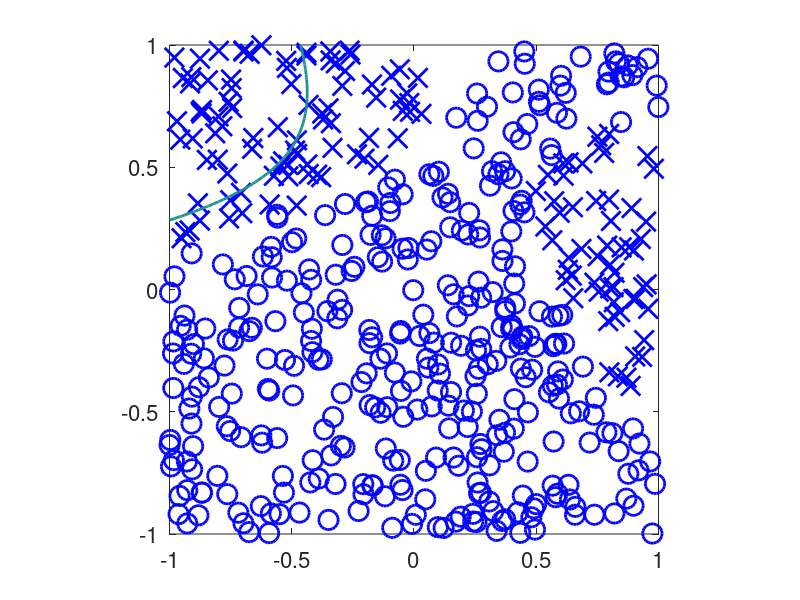

Reproduce this figure in MATLAB. (Note: this script raises an error after producing the figure.)
%%%%%%%%%%%%%%%%%%%%%%%%%%%%%%%%%%%%%%%%%%%%%%%%%%%%%%%%%%%%%%%%%%%%%%%%
function perceptron_nonlinear_classification_example
%% A nonlinear perceptron classification example
%% Eli Tziperman, APM120, 202003
%%%%%%%%%%%%%%%%%%%%%%%%%%%%%%%%%%%%%%%%%%%%%%%%%%%%%%%%%%%%%%%%%%%%%%%%

set(0,'defaulttextfontsize',16); set(0,'defaultaxesfontsize',16);
% initialize for plotting purposes:
hl_previous.MarkerSize=0; 

%%------------------------------------------------------------------------
%% Parameters:
%%------------------------------------------------------------------------
% number of data points
N=500;
% number of epochs (passes over all data points)
Nepochs=20;
% my very own fancy adjustable step:
do_adjustable_step=1;
% pause after each iteration to look carefully at what's going on:
do_pause=0;
% base rate of adjustment of perceptron coefficients:
eta0=0.01;

%% true solution for creating training data:
% perceptron equation is something like
% w1*x+w2*y+w3*x^2+w4*y^2+w5*x*y+w6=0, 
% or as specified in the function below.
w_true=[-1,-3,-1,2,3,1]';
%% normalize inputs for ease of comparison to final solution:
norm1=norm([w_true]);
w_true=w_true/norm1;
fprintf(1,'true value: w_true='); disp(w_true')
%%------------------------------------------------------------------------
rng default; % For reproducibility
XX = (rand(2,N)-0.5)*2;
X=[XX(1,:);XX(2,:);XX(1,:).^2;XX(2,:).^2;XX(1,:).*XX(2,:);ones(1,N)];

%% initialize perceptron to be calculated:
dim=length(X(:,1));
w=w_true+0.1*ones(dim,1);
fprintf(1,'initual guess: w='); disp(w')

%% calculate training lables based on true weights and threshold:
for i=1:N; y(i)=sign(w_true'*X(:,i));end

% save data and initial guess to matlab file:
%save('nonlinear-perceptron-HW.mat','w','XX','y')

%% x,y values to use only for plotting perceptron lines, no need to change:
xx=[-1:0.02:1]; yy=[-1:0.02:1];
Nx=length(xx); Ny=length(yy);

%% plot training data:
sym(1:N)='o';
sym(y<0)='x';
figure(1);clf
for i=1:N;
  plot(X(1,i),X(2,i),['b' sym(i)],'markersize',14,'linewidth',2);
  if N<=30; text(X(1,i)+0.05,X(2,i),num2str(i)); end
  hold on;
end
%xlim([-1.15 1]);ylim([-1.15 1]);
axis square

%% plot initial separation line as the zero contour level:
field=calc_perceptron_contour(w,xx,yy,Nx,Ny);
[hl,hc]=contour(xx,yy,field',[0,1000],'linewidth',2,'color','k');
hold on
axis square
xlabel('X_1');
ylabel('X_2');
epoch=0;
title(sprintf('Perceptron demo: o=+1; x=-1; epoch=%d',epoch));
pause

%% training/ learning loop:
for epoch=1:Nepochs
for i=1:N

  %% label the current data point:
  yp=w'*X(:,i);

  %% draw currently considered data point in red, adjust previous
  %% one back to blue:
  if i>1; delete(h_red_symbol); end
  h_red_symbol=plot(X(1,i),X(2,i),['r' sym(i)],'markersize',14,'linewidth',2);

  if sign(yp) ~= sign(y(i))  || sign(yp)==0

    % my addition: make the correction amplitude eta proportional to
    % how far we are from the correct answer for the current point,
    % and make the max and minimum limits go down with epoch number
    % for convergence:
    if do_adjustable_step
      if yp==0; eta=eta0/epoch; else eta=abs(yp); end
      eta=min(eta,1e-2*eta0/epoch); eta=max(eta,2*eta0/epoch);
    else
      eta=eta0;
    end

    %% adjustment step:
    w_old=w;
    w=w+eta*y(i)*X(:,i);

    %% normalize to order 1. is this a good idea?
    w=w/norm(w); 

    %% plot new preceptron-derived separation line using:
    % first make older previous line blue dash: 
    %if hl_previous.MarkerSize~=0;set(hl_previous,'color','b');end
    % and make most recent previous line green dash:
    hc_previous=hc;
    set(hc_previous,'color','g','linestyle','--','linewidth',0.25);
    % then plot new line:
    field=calc_perceptron_contour(w,xx,yy,Nx,Ny);
    [hl,hc]=contour(xx,yy,field',[0,1000],'linewidth',2,'color','k');

    axis square

    %% pause to display updated line position:
    pause(0.05)
  end

  %% pause to see which point is being considered and the consequences:
  if do_pause
    pause
  end

end % one epoch
title(sprintf('Perceptron demo: o=+1; x=-1; epoch=%d',epoch));
pause(0.01)
end % all epochs


%% draw final solution:
field=calc_perceptron_contour(w,xx,yy,Nx,Ny);
title(sprintf('Perceptron demo: o=+1; x=-1; epoch=%d',epoch));
[hl,hc]=contour(xx,yy,field',[0,1000],'linewidth',3,'color','r');

fprintf(1,'final value: w='); disp(w');

end

function field=calc_perceptron_contour(w,xx,yy,Nx,Ny)
for i=1:Nx; for j=1:Ny
  field(i,j)=w(1)*xx(i)+w(2)*yy(j)+w(3)*xx(i)^2+w(4)*yy(j)^2+w(5)*xx(i)*yy(j)+w(6);
end; end
end
